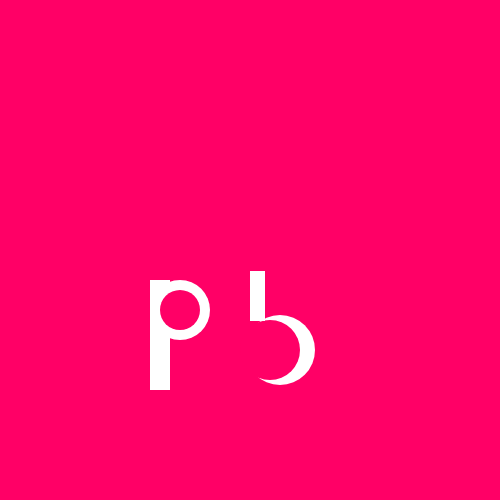
Frame 1 (no input)
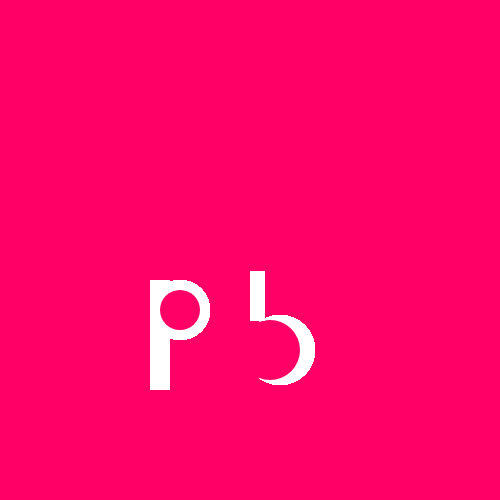
Frame 60 (no input)
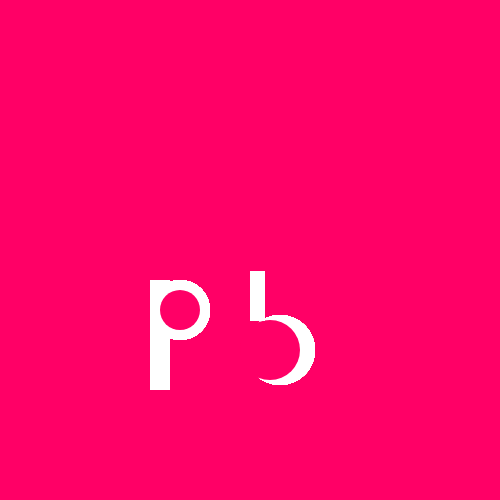
Frame 120 (the mouse pressed at the canvas centre since frame 60)

The p5.js sketch that drew these frames (run headless with seeded random() and noise() and a simulated clock; from frame 60 on, the mouse is pressed at the canvas centre):

// p5.js sketch
// ── sketch.js
function setup() {
  createCanvas(500,500);
  background("#ff0066");
}

function draw() {
 //The P
 fill("white");
 noStroke();
 rect(150,280,20,110);
 
 fill("white");
 ellipse(180,310,60,60);
 fill("#ff0066");
 ellipse(180,310,40,40);
 
 fill("white");
 ellipse(280,350,70,70);
 fill("#ff0066");
 ellipse(270,350,60,60);
 
 fill("white");
 rect(250,271,15,50)
 
 
 
 
}
